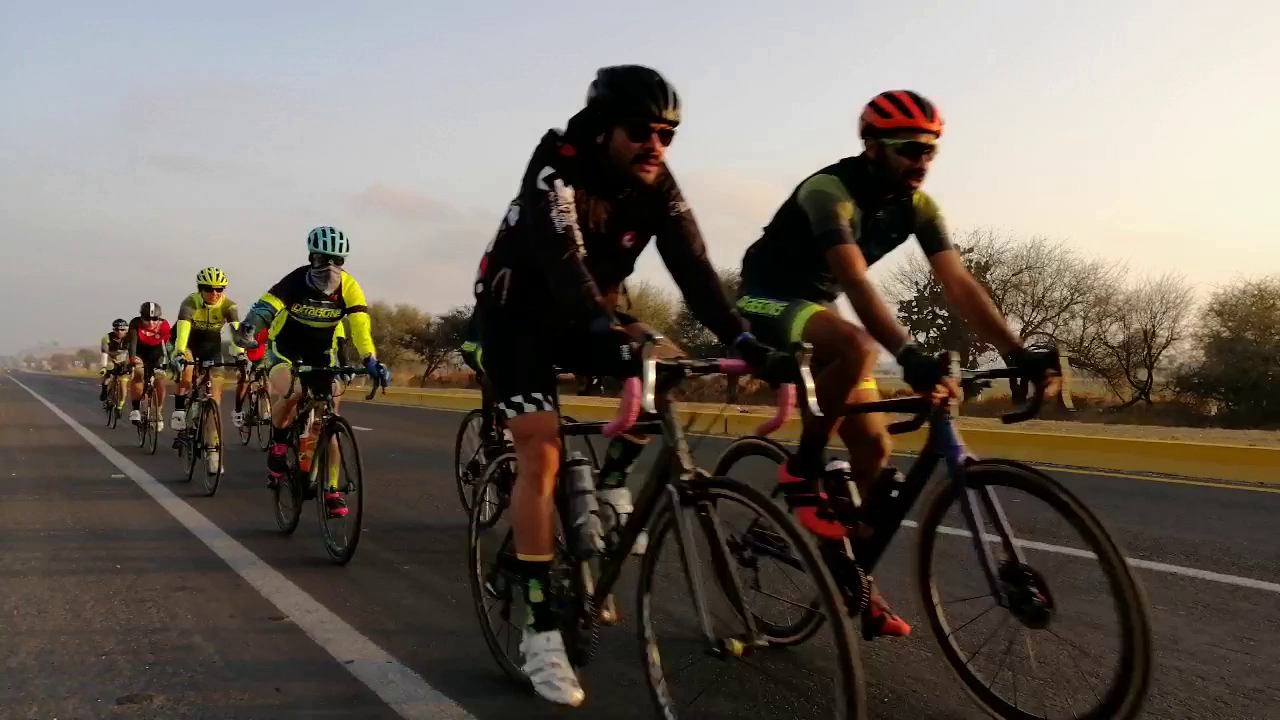
#> input picture frame0.png, 1280 x 720 px
$ python clusterFilter.py frame0.png frame0.png
#> lines starting #> are read from the running program, lines starting #| are printed output that depends on the picture
import sys
import cv2 as cv
import os

cluster_number = sys.argv[2]
#frame_name = "frame22.png"
#frame_name = "from_server_frame22.png"
os.chdir(r"C:\Users\Alonso\OneDrive\Desktop\ProyectoFinalASD\Emily\Simple-Python-File-Transfer-Server-master\clusterFrames")
frame_name = sys.argv[1]
frame_number = str(frame_name[17:].replace('.png',''))
img = cv.imread(frame_name,cv.IMREAD_GRAYSCALE)
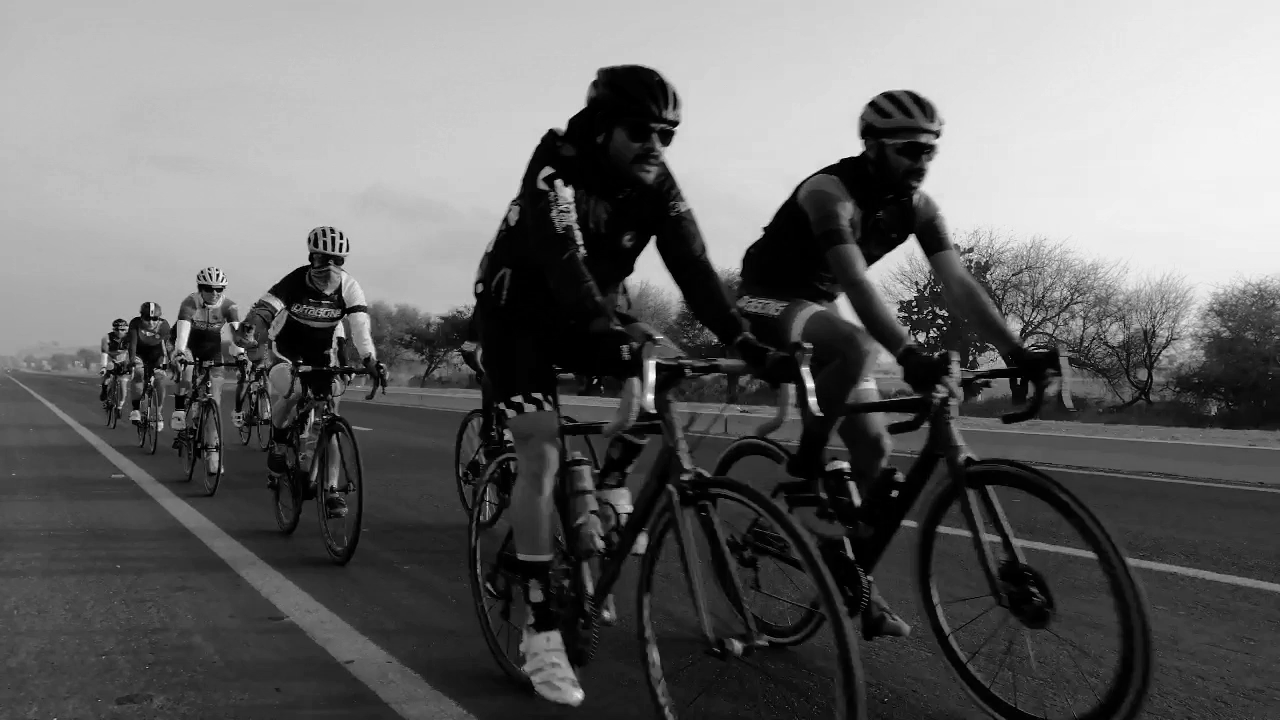
#> img: shape (720, 1280); min 0, max 253, mean 102.8
#cambio de directorio
#renderFrame = "frame"+frame_number+"-"+"ok-"+cluster_number+".png"
#Genenra -->  /x13-frame0-ok-2.png

renderFrame = "frame"+frame_number +".png"

os.chdir(r"C:\Users\Alonso\OneDrive\Desktop\ProyectoFinalASD\Emily\Simple-Python-File-Transfer-Server-master\clusterFilteredFrames")
cv.imwrite(renderFrame,img)
print(frame_name+" FILTERED")
